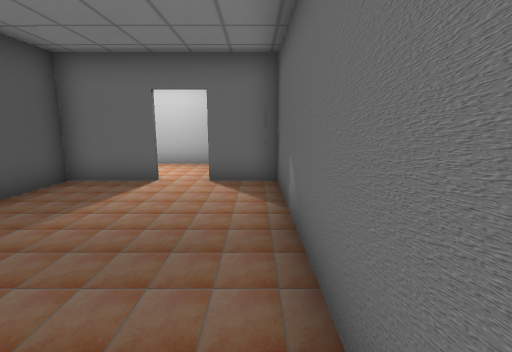
[1] (above)

17 first-person views from a walk through a 3-D level made in the Unity game engine. The camera is 1.24 m above the floor, tilts 10° down and sees 85° across. The floor is counted in squares, 0.95 m on a side. Each view is taken from the middle of a square. On the plan, view 1 faces up. The plan holds only what a view shows up to about 13 squares ahead; the rest is blank. The place goes on beyond the plan. The player is left out. Door leaves are left out, so doorways stand open. Some surface patterns are stand-ins.

[2]
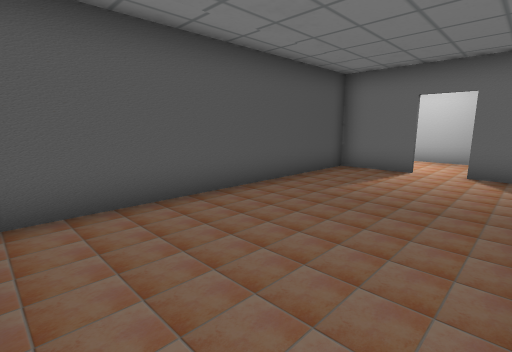

[3]
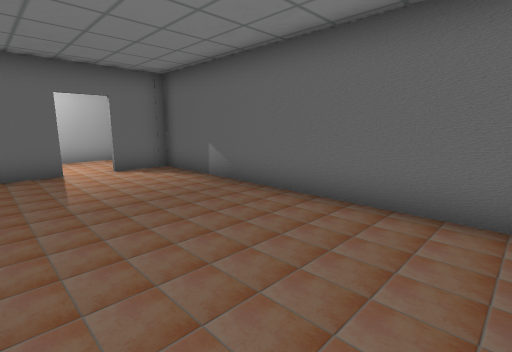

[4]
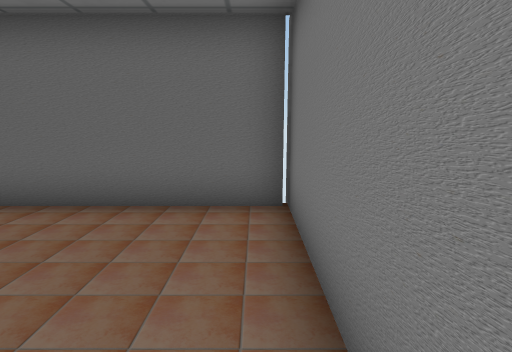

[5]
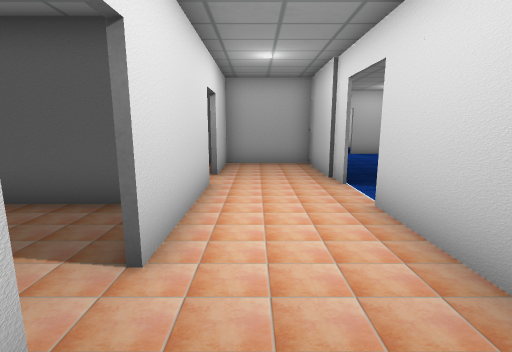

[6]
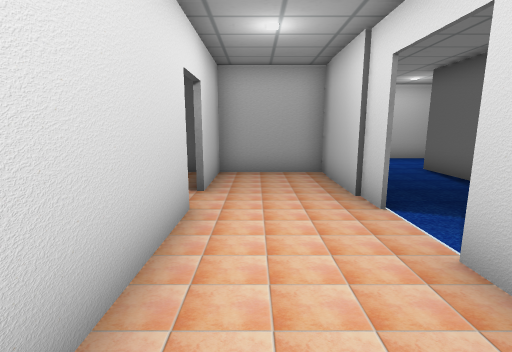

[7]
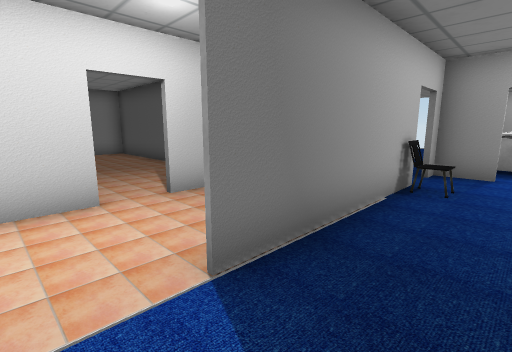

[8]
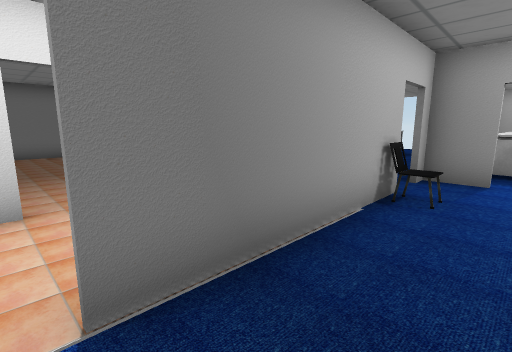

[9]
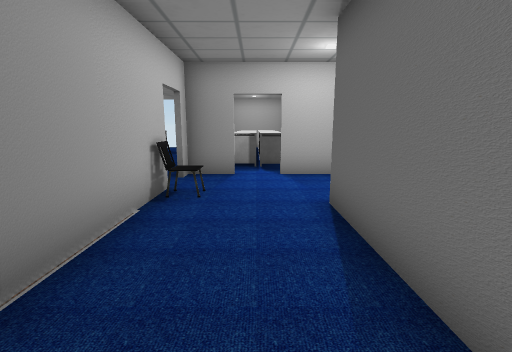

[10]
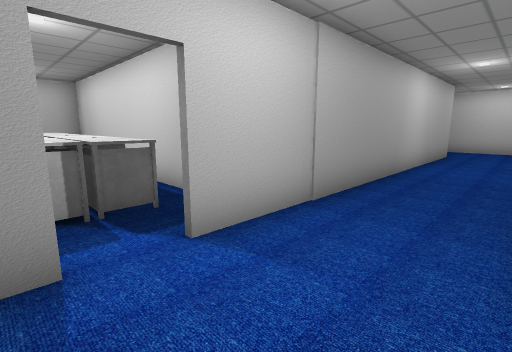

[11]
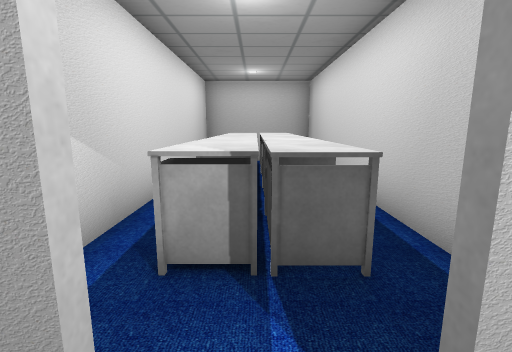

[12]
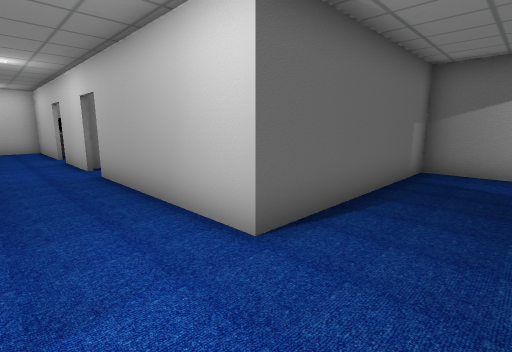

[13]
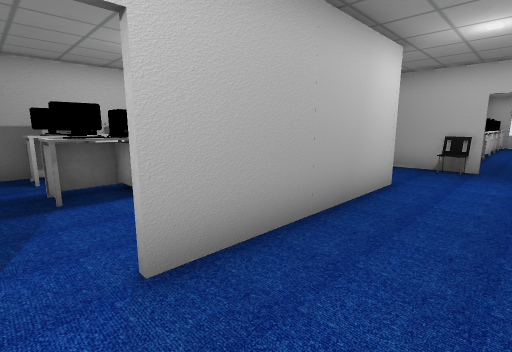

[14]
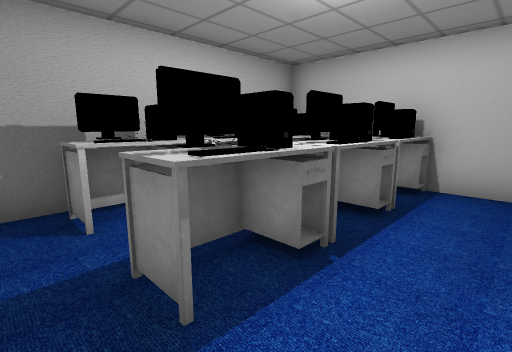

[15]
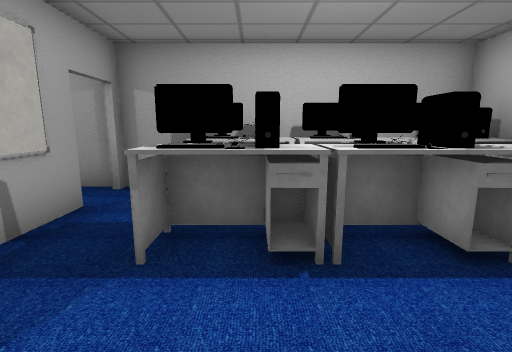

[16]
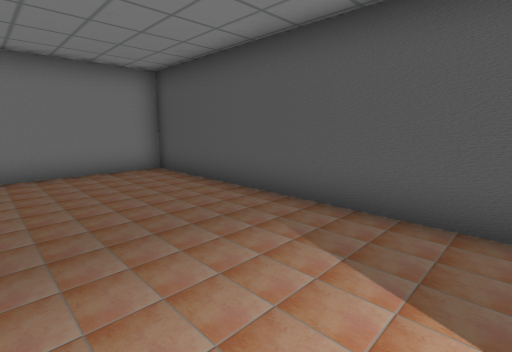

[17]
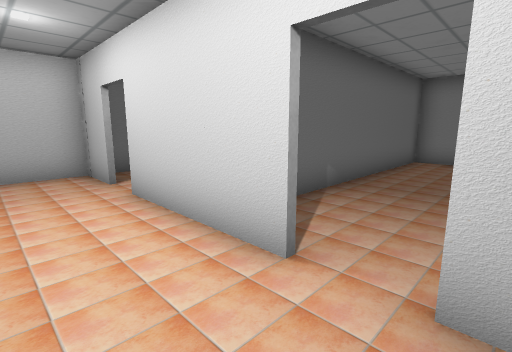

### Floor plan
Points are (right, up) in squares from view 1. A wall is a line through its corners. A room is listed if a view was taken in it or the views show most of it. See-through windows are left out.
Room 1 (views 1, 2, 3, 4)
walls: (-3.5, -2.5) (1, -2.5); (-2.4, 6.8) (-4.7, 6.8) (-4.7, -2); (0.5, -2.5) (0.5, 6.8) (-1.2, 6.8)
ways out: open door at (-2, 7) to room 2
Room 2 (views 5, 6, 17)
walls: (-6.2, 10) (-10.2, 10) (-10.2, 6.9) (-7.6, 6.9); (-6.4, 6.9) (-2.4, 6.9); (-1.2, 6.9) (0.5, 6.9) (0.5, 8.8); (-0.1, 10) (-4.6, 10)
ways out: open door at (-2, 7) to room 1; open door at (-5.5, 10) to room 3; open door at (-7, 7) to room 4
Room 3 (views 7, 8, 9, 10, 11, 12, 13, 14, 15)
walls: (-13.8, 18.5) (-13.8, 17.4); (-10.7, 16.4) (-10.7, 19.1); (-10.7, 20.4) (-10.7, 23.2); (-13.8, 14.5) (-13.8, 12.6); (-13.8, 22.4) (-13.8, 21.4); (-8.9, 13.5) (-4, 13.5); (-13.8, 11.5) (-13.8, 10.1) (-13.1, 10.1); (-13.8, 24.6) (-13.8, 23.4); (-5.4, 20.9) (-7, 20.9); (-12, 10.1) (-11.4, 10.1); (-10.6, 10.1) (-6.2, 10.1); (-3.9, 15.5) (-3.9, 21); (-3.9, 14.4) (-3.9, 15.4); (-3.9, 11.2) (-3.9, 13.3) (-10.8, 13.3)
ways out: open door at (-5.5, 10) to room 2; open door at (-14, 12) to room 5; opening at (-12.5, 24); open door at (-12.5, 10); open door at (-11, 19.5); open door at (-11, 24); open door at (-5, 21)
objects: chair (-11, 10); whiteboard (-9, 21); other object (-7, 14) to (-7, 15); computer (-7, 16) to (-7, 17); computer (-7, 18); other object (-5, 14) to (-5, 15); other object (-5, 16) to (-5, 17); computer (-5, 18)
Room 4 (view 16)
walls: (-10.2, 6.5) (-10.2, -2.5) (-4.9, -2.5) (-4.9, 4.8)
ways out: open door at (-7, 7) to room 2
Room 5 (no view inside)
walls: (-15.6, 14) (-17.1, 14)
ways out: open door at (-14, 12) to room 3
objects: table (-17, 11) to (-16, 12); table (-16, 13)
Room 6 (no view inside)
walls: (-21, 14) (-23.9, 14) (-23.9, 10.1) (-21.4, 10.1)
objects: other object (-23, 11) to (-22, 12); other object (-23, 12) to (-22, 13)
Room 7 (no view inside)
walls: (-19, 14) (-21, 14); (-21.4, 10.1) (-19.4, 10.1)
objects: other object (-21, 11) to (-19, 12); table (-20, 13)

Where each view was taken, in squares from view 1:
view 1: 0 up, 0 right, facing up
view 2: 2 down, 0 right, facing up-left
view 3: 2 down, 4 left, facing up-right
view 4: 2 down, 4 left, facing right
view 5: 8 up, 0 right, facing left
view 6: 8 up, 2 left, facing left
view 7: 12 up, 5 left, facing down-left
view 8: 12 up, 6 left, facing down-left
view 9: 12 up, 6 left, facing left
view 10: 11 up, 11 left, facing up-left
view 11: 12 up, 13 left, facing left
view 12: 11 up, 13 left, facing up-right
view 13: 20 up, 13 left, facing down-right
view 14: 20 up, 9 left, facing down-right
view 15: 18 up, 10 left, facing right
view 16: 6 up, 6 left, facing down-left
view 17: 9 up, 8 left, facing down-right
